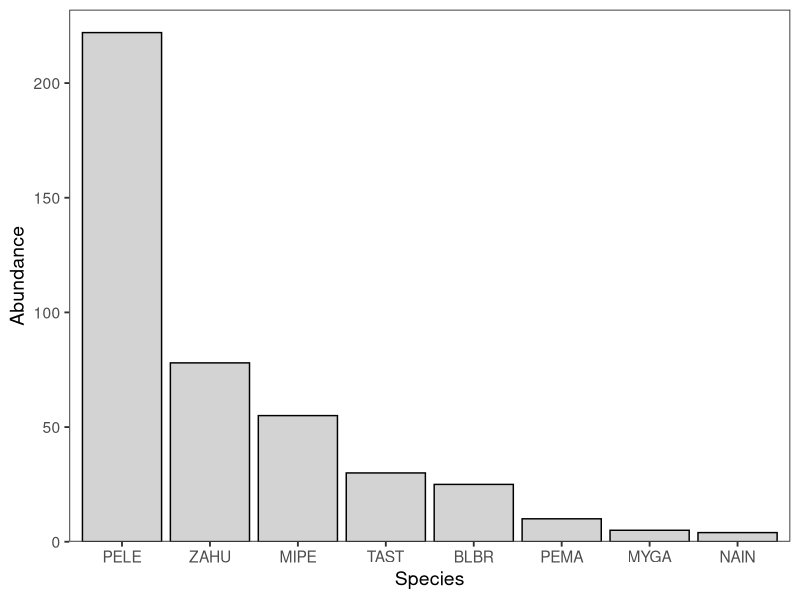
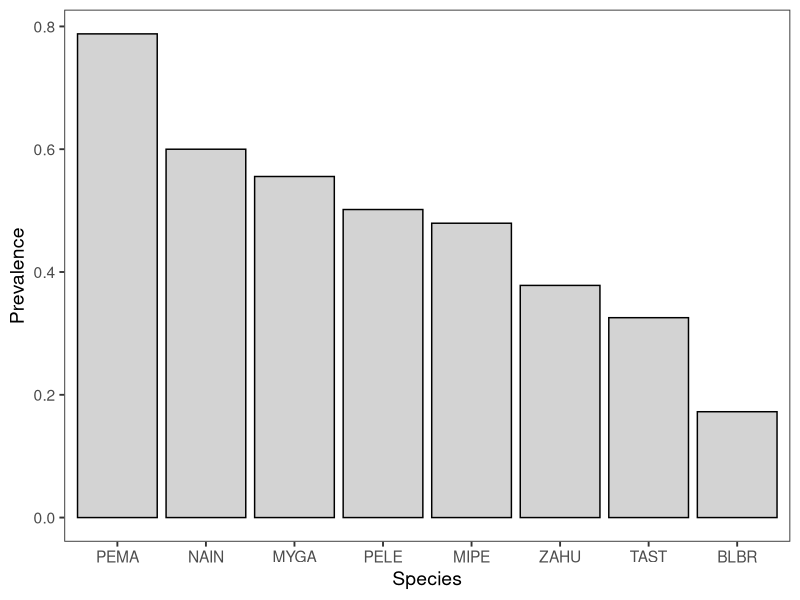
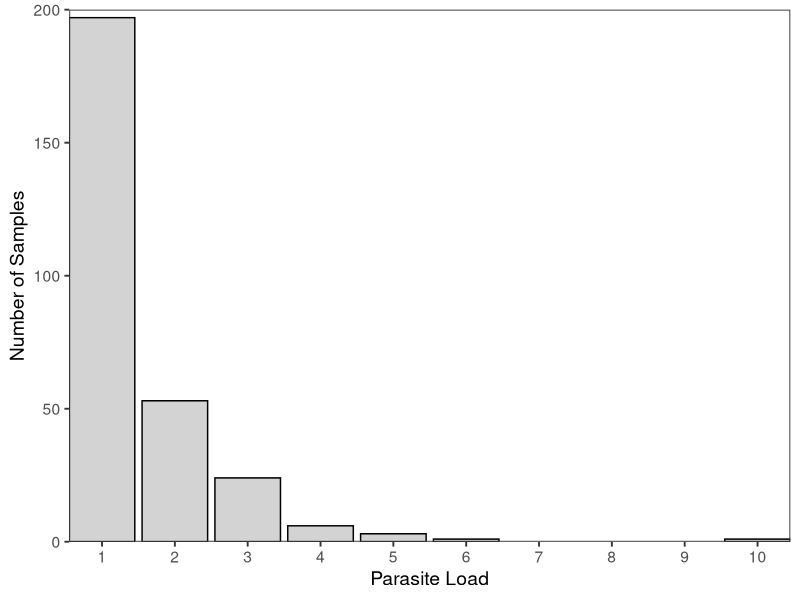
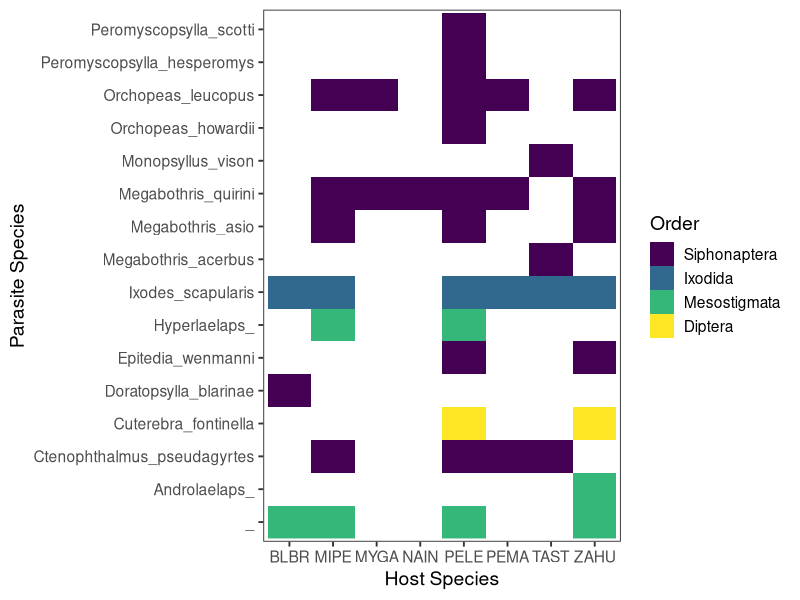

Write R code to recreate these figures, in order. (Note: this script raises an error after producing the figures.)
###################################################
# Building multi-scale MSOM to test links between #
# ectoparasite life history and relative          #
# importance of covariates, host specificity      #
# Ch. 3 of dissertation                           #
# Spring 2021                                     #
###################################################

# Setup --------------------------------------------
# Load packages
library(tidyverse)
library(viridis)
library(abind)

# Load data
mamm.raw <- read.csv("MammRawData.csv")
ecto.raw <- read.csv("EctosAll.csv")
veg.raw <- read.csv("VegRawData.csv")

# Set seed
set.seed(15)

# Clean data ------------------------
# Mammals
mamm.2020 <- mamm.raw %>%
  mutate(Date = as.Date(Date, format = "%d/%m/%Y")) %>%
  filter(Date > as.Date("2020-01-01")) %>%
  select(Site:Day, Tag, Abbrev:Mass, Ecto) %>%
  filter(Tag != "") %>%
  filter(!Abbrev %in% c("", "PE??", "SOCI")) %>%
  rename("SampleNo." = Ecto)

# Ectos 
ecto.clean <- ecto.raw %>%
  filter(Other != "Springtail?") %>%
  .[!(.$Order == "Ixodida" & .$Species == ""),]

# Veg
veg.2020 <- veg.raw %>%
  mutate(Date = as.Date(Date, format = "%d/%m/%Y")) %>%
  filter(Date > as.Date("2020-01-01"))

# Merge datasets and adjust day by sampling period --------------------
breaks <- c(as.Date("2020-05-25"), as.Date("2020-06-17"),
            as.Date("2020-07-12"), as.Date("2020-08-08"))

mamm.ecto <- mamm.2020 %>%
  left_join(., ecto.clean, by = "SampleNo.") %>%
  mutate(trap.sesh = cut(as.Date(Date, format = "%Y-%m-%d"), breaks, 
                         labels = as.character(1:3))) %>%
  mutate(Day = case_when(trap.sesh == "2" ~ as.character(Day+3),
                         trap.sesh == "3" ~ as.character(Day+6),
                         TRUE ~ as.character(Day))) %>%
  mutate(Day = as.numeric(Day))

# Mammal summary stats and early tables/figures ------------------
# Number of mammal species
length(unique(mamm.ecto$Abbrev))

# Individuals per mammal species
mamm.abund <- mamm.2020 %>%
  distinct_at(.vars = vars(Site, Abbrev, Tag), .keep_all = T) %>%
  group_by(Abbrev) %>%
  summarise(Count = n()) 

# Create rank-abundance figure
mamm.abund$Abbrev <- reorder(mamm.abund$Abbrev, -mamm.abund$Count)

ggplot(data = mamm.abund, aes(x = Abbrev, y = Count))+
  geom_col(fill = "light gray", color = "black")+
  scale_y_continuous(expand = c(0,0), 
                     limits = c(0, max(mamm.abund$Count+10)))+
  labs(x = "Species", y = "Abundance")+
  theme_bw(base_size = 14)+
  theme(panel.grid = element_blank())

# ggsave("MammAbund.jpeg")

# Parasite summary and tables/figures -----------------------
# Number of ectoparasite orders
length(unique(ecto.clean$Order))

# Number of ecto families
length(unique(ecto.clean$Family))

# Number of ecto species
nrow(unique(ecto.clean[c("Order", "Genus", "Species")]))

# Abundance per order
mamm.ecto %>%
  filter(is.na(Order) == F & Order != "") %>%
  group_by(Order) %>%
  summarise(Count = n()) 
# So many fleas

# table <- mamm.ecto %>%
#   filter(is.na(Order) == F & Order != "") %>%
#   group_by(Order, Genus, Species) %>%
#   summarise(Count = n())

# Prevalence by host species
mamm.prev <- mamm.ecto %>%
  group_by(Abbrev) %>%
  summarise(Prevalence = 
              length(Order[Order != "" & is.na(Order) == F])/
              length(Order)) 

mamm.prev$Abbrev <- reorder(mamm.prev$Abbrev, 
                            -mamm.prev$Prevalence)

ggplot(data = mamm.prev, aes(x = Abbrev, y = Prevalence))+
  geom_col(color = "black", fill = "lightgray")+
  labs(x = "Species")+
  theme_bw(base_size = 14)+
  theme(panel.grid = element_blank())

# ggsave(filename = "MammPrev.jpeg")

# Avg. load per capture event per species
mamm.load <- mamm.ecto %>%
  group_by(Abbrev, SampleNo.) %>%
  filter(SampleNo. != "") %>%
  summarise(ecto = n())

ggplot(data = mamm.load, aes(x = ecto))+
  geom_bar(color = "black", fill = "lightgray")+
  labs(x = "Parasite Load", y = "Number of Samples")+
  scale_x_continuous(expand = c(0,0), breaks = seq(0,10,1))+
  scale_y_continuous(expand = c(0,0), limits = c(0, 200))+
  theme_bw(base_size = 14)+
  theme(panel.grid = element_blank())

# ggsave("EctoLoad.jpeg")

# Raster of parasite specs present on host specs
mamm.raster <- mamm.ecto %>%
  filter(SampleNo. != "") %>%
  select(Abbrev, Order, Family, Genus, Species) %>%
  group_by(Abbrev) %>%
  distinct() %>% 
  filter(Order != "" & is.na(Order)==F) %>%
  unite(ecto, Genus, Species) %>%
  mutate(Occ = 1)

ggplot(mamm.raster, aes(x = Abbrev, y = ecto))+
  geom_raster(aes(fill = Order))+
  scale_fill_viridis_d(limits = c("Siphonaptera", "Ixodida",
                                  "Mesostigmata", "Diptera"))+
  labs(x = "Host Species", y = "Parasite Species")+
  theme_bw(base_size = 14)+
  theme(panel.grid = element_blank())

# ggsave("ectosraster.jpeg", height = 4, width = 8.5,
#        units = "in")

# Hosts per ecto species
n.host <- mamm.ecto %>%
  filter(SampleNo. != "") %>%
  select(Abbrev, Order, Genus, Species) %>%
  distinct() %>% 
  filter(Order != "" & is.na(Order)==F) %>%
  unite(ecto, Genus, Species) %>%
  group_by(Order, ecto) %>%
  summarise(hosts = n())

ggplot(data = n.host, aes(x = hosts, fill = Order))+
  geom_bar(color = "black")+
  scale_fill_manual(values = gray.colors(n = 4, end = 0.85,
                                         start = 0.05))+
  labs(x = "Number of Hosts", y = "Number of Parasite Species")+
  theme_bw(base_size = 14)+
  theme(panel.grid = element_blank())

# ggsave("NumOfHosts.jpeg")

# Prepping data for MSOM ----------------------------
# Clean data
mecto.clean <- mamm.ecto %>%
  filter(!(SampleNo. != "" & is.na(Species) == T))

# Select columns and add occupancy column
mecto.smol <- mecto.clean %>%
  select(Tag, Site, Day, Genus, Species) %>%
  unite(col = "Ecto", Genus, Species, sep = "_", na.rm = T) %>%
  mutate(Ecto = case_when(Ecto == "_" ~ NA_character_,
                          Ecto == "" ~ NA_character_,
                          TRUE ~ Ecto)) %>%
  mutate(Occ = case_when(Ecto == NA ~ NA_real_, TRUE ~ 1))
